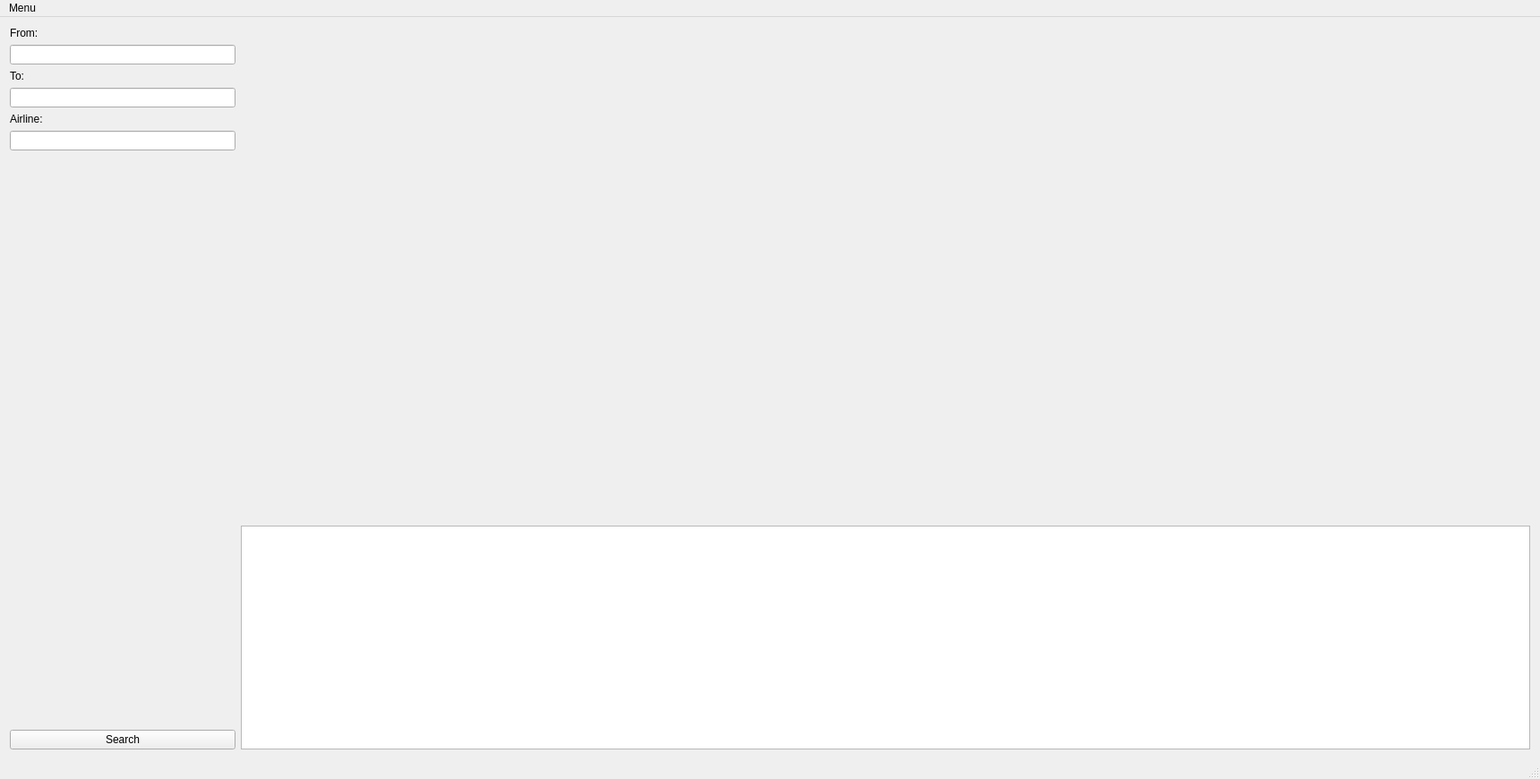
<?xml version="1.0" encoding="UTF-8"?>
<ui version="4.0">
 <class>MainWindow</class>
 <widget class="QMainWindow" name="MainWindow">
  <property name="geometry">
   <rect>
    <x>0</x>
    <y>0</y>
    <width>1720</width>
    <height>870</height>
   </rect>
  </property>
  <property name="sizePolicy">
   <sizepolicy hsizetype="Fixed" vsizetype="Fixed">
    <horstretch>0</horstretch>
    <verstretch>0</verstretch>
   </sizepolicy>
  </property>
  <property name="minimumSize">
   <size>
    <width>1720</width>
    <height>870</height>
   </size>
  </property>
  <property name="windowTitle">
   <string>MainWindow</string>
  </property>
  <widget class="QWidget" name="centralWidget">
   <property name="sizePolicy">
    <sizepolicy hsizetype="Fixed" vsizetype="Fixed">
     <horstretch>0</horstretch>
     <verstretch>0</verstretch>
    </sizepolicy>
   </property>
   <layout class="QGridLayout" name="gridLayout">
    <item row="0" column="0">
     <layout class="QHBoxLayout" name="horizontalLayout" stretch="280,720">
      <item>
       <layout class="QFormLayout" name="formLayout">
        <item row="2" column="0">
         <widget class="QLabel" name="fromLabel">
          <property name="minimumSize">
           <size>
            <width>30</width>
            <height>0</height>
           </size>
          </property>
          <property name="text">
           <string>From:</string>
          </property>
         </widget>
        </item>
        <item row="4" column="0">
         <widget class="QLabel" name="toLabel">
          <property name="minimumSize">
           <size>
            <width>30</width>
            <height>0</height>
           </size>
          </property>
          <property name="text">
           <string>To:</string>
          </property>
         </widget>
        </item>
        <item row="6" column="0">
         <widget class="QLabel" name="airlineLabel">
          <property name="minimumSize">
           <size>
            <width>30</width>
            <height>0</height>
           </size>
          </property>
          <property name="text">
           <string>Airline:</string>
          </property>
         </widget>
        </item>
        <item row="9" column="0" colspan="2">
         <widget class="QPushButton" name="pushButton">
          <property name="text">
           <string>Search</string>
          </property>
         </widget>
        </item>
        <item row="8" column="0" colspan="2">
         <spacer name="verticalSpacer">
          <property name="orientation">
           <enum>Qt::Vertical</enum>
          </property>
          <property name="sizeHint" stdset="0">
           <size>
            <width>20</width>
            <height>700</height>
           </size>
          </property>
         </spacer>
        </item>
        <item row="3" column="0" colspan="2">
         <widget class="QLineEdit" name="FromSearch">
          <property name="text">
           <string/>
          </property>
         </widget>
        </item>
        <item row="5" column="0" colspan="2">
         <widget class="QLineEdit" name="ToSearch">
          <property name="text">
           <string/>
          </property>
         </widget>
        </item>
        <item row="7" column="0" colspan="2">
         <widget class="QLineEdit" name="AirlineSearch">
          <property name="text">
           <string/>
          </property>
         </widget>
        </item>
       </layout>
      </item>
      <item>
       <layout class="QVBoxLayout" name="verticalLayout_2" stretch="0,0">
        <item>
         <widget class="DrawableMapWidget" name="map" native="true">
          <property name="sizePolicy">
           <sizepolicy hsizetype="Fixed" vsizetype="Fixed">
            <horstretch>0</horstretch>
            <verstretch>0</verstretch>
           </sizepolicy>
          </property>
          <property name="minimumSize">
           <size>
            <width>1440</width>
            <height>720</height>
           </size>
          </property>
         </widget>
        </item>
        <item>
         <widget class="QListWidget" name="flighttable">
          <property name="sizePolicy">
           <sizepolicy hsizetype="Expanding" vsizetype="Fixed">
            <horstretch>0</horstretch>
            <verstretch>0</verstretch>
           </sizepolicy>
          </property>
          <property name="minimumSize">
           <size>
            <width>720</width>
            <height>250</height>
           </size>
          </property>
         </widget>
        </item>
       </layout>
      </item>
     </layout>
    </item>
   </layout>
  </widget>
  <widget class="QMenuBar" name="menuBar">
   <property name="geometry">
    <rect>
     <x>0</x>
     <y>0</y>
     <width>1720</width>
     <height>25</height>
    </rect>
   </property>
   <widget class="QMenu" name="menuHallo">
    <property name="title">
     <string>Menu</string>
    </property>
    <addaction name="separator"/>
    <addaction name="actionAbout_me"/>
   </widget>
   <addaction name="menuHallo"/>
  </widget>
  <widget class="QStatusBar" name="statusBar"/>
  <action name="actionAbout_me">
   <property name="text">
    <string>About me</string>
   </property>
  </action>
 </widget>
 <layoutdefault spacing="6" margin="11"/>
 <customwidgets>
  <customwidget>
   <class>DrawableMapWidget</class>
   <extends>QWidget</extends>
   <header>drawablemapwidget.h</header>
   <container>1</container>
  </customwidget>
 </customwidgets>
 <resources/>
 <connections/>
</ui>
